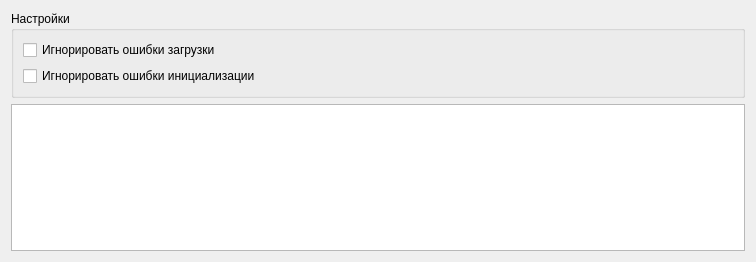
<?xml version="1.0" encoding="UTF-8"?>
<ui version="4.0">
 <class>LoadDialog</class>
 <widget class="QDialog" name="LoadDialog">
  <property name="geometry">
   <rect>
    <x>0</x>
    <y>0</y>
    <width>756</width>
    <height>262</height>
   </rect>
  </property>
  <property name="windowTitle">
   <string>Dialog</string>
  </property>
  <layout class="QVBoxLayout" name="verticalLayout">
   <item>
    <layout class="QGridLayout" name="gridLayoutForWidget"/>
   </item>
   <item>
    <widget class="QGroupBox" name="groupBoxSettings">
     <property name="title">
      <string>Настройки</string>
     </property>
     <layout class="QVBoxLayout" name="verticalLayout_2">
      <item>
       <widget class="QCheckBox" name="checkBoxLoadError">
        <property name="text">
         <string>Игнорировать ошибки загрузки</string>
        </property>
       </widget>
      </item>
      <item>
       <widget class="QCheckBox" name="checkBoxInitError">
        <property name="text">
         <string>Игнорировать ошибки инициализации</string>
        </property>
       </widget>
      </item>
     </layout>
    </widget>
   </item>
   <item>
    <widget class="QTextEdit" name="textEditData">
     <property name="sizePolicy">
      <sizepolicy hsizetype="Expanding" vsizetype="Expanding">
       <horstretch>0</horstretch>
       <verstretch>0</verstretch>
      </sizepolicy>
     </property>
     <property name="readOnly">
      <bool>true</bool>
     </property>
    </widget>
   </item>
  </layout>
 </widget>
 <resources/>
 <connections/>
</ui>
